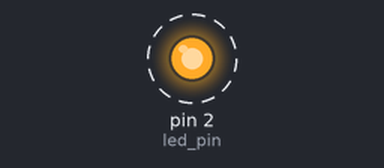
Simulated run of this sketch. Board: Arduino Uno, built with avr-gcc and run on an emulated ATmega328P. Parts: output pins drawn as LEDs (lit = HIGH). Dashed ring = blinking.

Above: at 0.15 s.
Timing chart, 0 to 3.0 s (numbered marks = the images above):
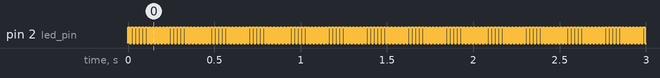

Measured:
- by itself, pin 2 (led_pin): alternates HIGH for 0.01 s and LOW for 0.01 s

The sketch:

HelloWorld_LED_lab1.ino
```cpp
const byte led_pin=2;
void setup()
{
  pinMode(2, OUTPUT);

}

void loop() {
  digitalWrite(2,HIGH);
  delay(10);
  digitalWrite(2,LOW);
  delay(10);
}
```
